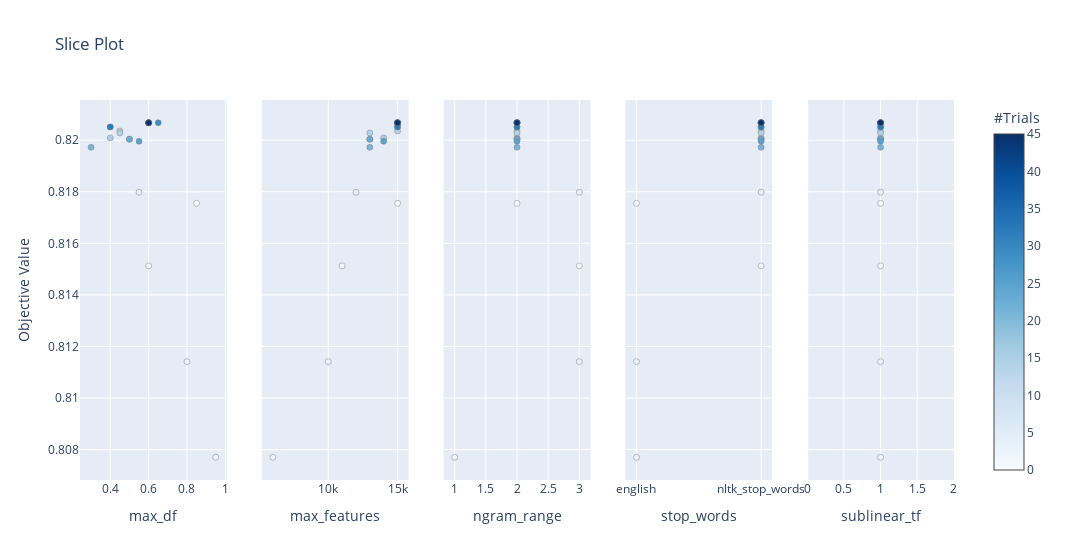

Notebook code for this chart:
### Code cell
fig3=optuna.visualization.plot_slice(study)
fig3.write_image(f"tfidf_plotslice_{ROLLING_WINDOW_SIZE}.png")
fig3.show()

### Figure 1 — Plotly figure (JSON) as saved in the notebook; plotly's stock layout.template omitted (floating-point values rounded to 4 significant figures)
{"data": [{"marker": {"color": [0, 1, 2, 3, 4, 12, 13, 14, 15, 21, 22, 23, 25, 26, 27, 29, 32, 34, 43, 44, 45], "colorbar": {"title": {"text": "#Trials"}, "x": 1, "xpad": 40}, "colorscale": [[0, "rgb(247,251,255)"], [0.125, "rgb(222,235,247)"], [0.25, "rgb(198,219,239)"], [0.375, "rgb(158,202,225)"], [0.5, "rgb(107,174,214)"], [0.625, "rgb(66,146,198)"], [0.75, "rgb(33,113,181)"], [0.875, "rgb(8,81,156)"], [1, "rgb(8,48,107)"]], "line": {"color": "Grey", "width": 0.5}, "showscale": true}, "mode": "markers", "showlegend": false, "type": "scatter", "x": [0.85, 0.6, 0.95, 0.8, 0.55, 0.6, 0.45, 0.45, 0.4, 0.3, 0.5, 0.5, 0.55, 0.6, 0.4, 0.65, 0.4, 0.6, 0.6, 0.6, 0.6], "xaxis": "x", "y": [0.8176, 0.8151, 0.8077, 0.8114, 0.818, 0.8207, 0.8204, 0.8203, 0.8201, 0.8197, 0.82, 0.82, 0.82, 0.8207, 0.8205, 0.8207, 0.8205, 0.8207, 0.8207, 0.8207, 0.8207], "yaxis": "y"}, {"marker": {"color": [0, 1, 2, 3, 4, 12, 13, 14, 15, 21, 22, 23, 25, 26, 27, 29, 32, 34, 43, 44, 45], "colorbar": {"title": {"text": "#Trials"}, "x": 1, "xpad": 40}, "colorscale": [[0, "rgb(247,251,255)"], [0.125, "rgb(222,235,247)"], [0.25, "rgb(198,219,239)"], [0.375, "rgb(158,202,225)"], [0.5, "rgb(107,174,214)"], [0.625, "rgb(66,146,198)"], [0.75, "rgb(33,113,181)"], [0.875, "rgb(8,81,156)"], [1, "rgb(8,48,107)"]], "line": {"color": "Grey", "width": 0.5}, "showscale": false}, "mode": "markers", "showlegend": false, "type": "scatter", "x": [15000, 11000, 6000, 10000, 12000, 15000, 15000, 13000, 14000, 13000, 13000, 13000, 14000, 15000, 15000, 15000, 15000, 15000, 15000, 15000, 15000], "xaxis": "x2", "y": [0.8176, 0.8151, 0.8077, 0.8114, 0.818, 0.8207, 0.8204, 0.8203, 0.8201, 0.8197, 0.82, 0.82, 0.82, 0.8207, 0.8205, 0.8207, 0.8205, 0.8207, 0.8207, 0.8207, 0.8207], "yaxis": "y2"}, {"marker": {"color": [0, 1, 2, 3, 4, 12, 13, 14, 15, 21, 22, 23, 25, 26, 27, 29, 32, 34, 43, 44, 45], "colorbar": {"title": {"text": "#Trials"}, "x": 1, "xpad": 40}, "colorscale": [[0, "rgb(247,251,255)"], [0.125, "rgb(222,235,247)"], [0.25, "rgb(198,219,239)"], [0.375, "rgb(158,202,225)"], [0.5, "rgb(107,174,214)"], [0.625, "rgb(66,146,198)"], [0.75, "rgb(33,113,181)"], [0.875, "rgb(8,81,156)"], [1, "rgb(8,48,107)"]], "line": {"color": "Grey", "width": 0.5}, "showscale": false}, "mode": "markers", "showlegend": false, "type": "scatter", "x": [2, 3, 1, 3, 3, 2, 2, 2, 2, 2, 2, 2, 2, 2, 2, 2, 2, 2, 2, 2, 2], "xaxis": "x3", "y": [0.8176, 0.8151, 0.8077, 0.8114, 0.818, 0.8207, 0.8204, 0.8203, 0.8201, 0.8197, 0.82, 0.82, 0.82, 0.8207, 0.8205, 0.8207, 0.8205, 0.8207, 0.8207, 0.8207, 0.8207], "yaxis": "y3"}, {"marker": {"color": [0, 1, 2, 3, 4, 12, 13, 14, 15, 21, 22, 23, 25, 26, 27, 29, 32, 34, 43, 44, 45], "colorbar": {"title": {"text": "#Trials"}, "x": 1, "xpad": 40}, "colorscale": [[0, "rgb(247,251,255)"], [0.125, "rgb(222,235,247)"], [0.25, "rgb(198,219,239)"], [0.375, "rgb(158,202,225)"], [0.5, "rgb(107,174,214)"], [0.625, "rgb(66,146,198)"], [0.75, "rgb(33,113,181)"], [0.875, "rgb(8,81,156)"], [1, "rgb(8,48,107)"]], "line": {"color": "Grey", "width": 0.5}, "showscale": false}, "mode": "markers", "showlegend": false, "type": "scatter", "x": ["english", "nltk_stop_words", "english", "english", "nltk_stop_words", "nltk_stop_words", "nltk_stop_words", "nltk_stop_words", "nltk_stop_words", "nltk_stop_words", "nltk_stop_words", "nltk_stop_words", "nltk_stop_words", "nltk_stop_words", "nltk_stop_words", "nltk_stop_words", "nltk_stop_words", "nltk_stop_words", "nltk_stop_words", "nltk_stop_words", "nltk_stop_words"], "xaxis": "x4", "y": [0.8176, 0.8151, 0.8077, 0.8114, 0.818, 0.8207, 0.8204, 0.8203, 0.8201, 0.8197, 0.82, 0.82, 0.82, 0.8207, 0.8205, 0.8207, 0.8205, 0.8207, 0.8207, 0.8207, 0.8207], "yaxis": "y4"}, {"marker": {"color": [0, 1, 2, 3, 4, 12, 13, 14, 15, 21, 22, 23, 25, 26, 27, 29, 32, 34, 43, 44, 45], "colorbar": {"title": {"text": "#Trials"}, "x": 1, "xpad": 40}, "colorscale": [[0, "rgb(247,251,255)"], [0.125, "rgb(222,235,247)"], [0.25, "rgb(198,219,239)"], [0.375, "rgb(158,202,225)"], [0.5, "rgb(107,174,214)"], [0.625, "rgb(66,146,198)"], [0.75, "rgb(33,113,181)"], [0.875, "rgb(8,81,156)"], [1, "rgb(8,48,107)"]], "line": {"color": "Grey", "width": 0.5}, "showscale": false}, "mode": "markers", "showlegend": false, "type": "scatter", "x": [1, 1, 1, 1, 1, 1, 1, 1, 1, 1, 1, 1, 1, 1, 1, 1, 1, 1, 1, 1, 1], "xaxis": "x5", "y": [0.8176, 0.8151, 0.8077, 0.8114, 0.818, 0.8207, 0.8204, 0.8203, 0.8201, 0.8197, 0.82, 0.82, 0.82, 0.8207, 0.8205, 0.8207, 0.8205, 0.8207, 0.8207, 0.8207, 0.8207], "yaxis": "y5"}], "layout": {"title": {"text": "Slice Plot"}, "width": 1500, "xaxis": {"anchor": "y", "domain": [0, 0.168], "title": {"text": "max_df"}}, "xaxis2": {"anchor": "y2", "domain": [0.208, 0.376], "title": {"text": "max_features"}}, "xaxis3": {"anchor": "y3", "domain": [0.416, 0.584], "title": {"text": "ngram_range"}}, "xaxis4": {"anchor": "y4", "domain": [0.624, 0.792], "title": {"text": "stop_words"}}, "xaxis5": {"anchor": "y5", "domain": [0.832, 1], "title": {"text": "sublinear_tf"}}, "yaxis": {"anchor": "x", "domain": [0, 1], "title": {"text": "Objective Value"}}, "yaxis2": {"anchor": "x2", "domain": [0, 1], "matches": "y", "showticklabels": false}, "yaxis3": {"anchor": "x3", "domain": [0, 1], "matches": "y", "showticklabels": false}, "yaxis4": {"anchor": "x4", "domain": [0, 1], "matches": "y", "showticklabels": false}, "yaxis5": {"anchor": "x5", "domain": [0, 1], "matches": "y", "showticklabels": false}}}
